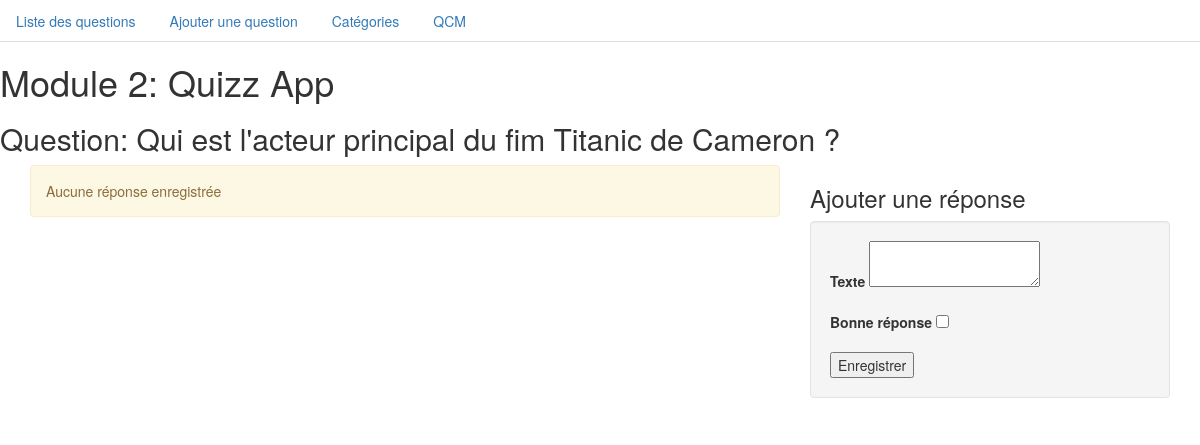
The page /?route=answer/manage&id_question=11 on the database as committed earlier.
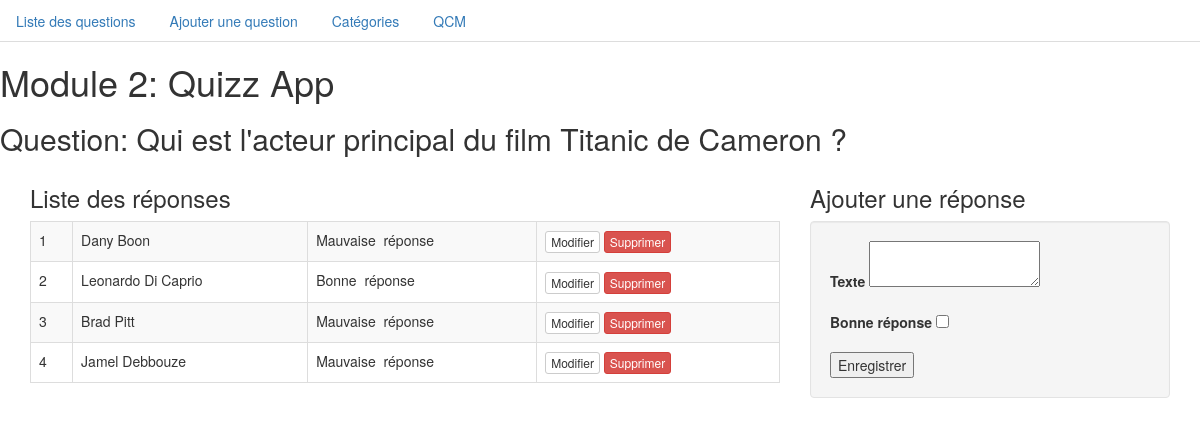
The same page on the database as committed later.
### tables this page shows
CREATE TABLE `question` (
  `id` int(11) NOT NULL,
  `title` varchar(255) NOT NULL,
  `category` int(11) NOT NULL,
  `level` tinyint(4) NOT NULL
);

CREATE TABLE `answer` (
  `id` int(11) NOT NULL,
  `body` text NOT NULL,
  `correct` tinyint(1) NOT NULL,
  `id_question` int(11) NOT NULL
);

### answer/manage.php (the view, shortened to what this page needs)
<?php
if (isset($_GET['id_question'])) {
  $id_question = $_GET['id_question'];
  $query = $db->prepare(
    ' SELECT title
      FROM question
      WHERE id = :id_question
    ');
  $query->execute(array(
    ':id_question' => intval($id_question)
  ));
  $title = $query->fetch(PDO::FETCH_OBJ)->title;
  $query2 = $db->prepare(
    ' SELECT id, body, correct
      FROM answer
      WHERE id_question = :id_question
    ');
  $query2->execute(array(
    ':id_question' => $id_question
  ));
  $answers = $query2->fetchAll(PDO::FETCH_OBJ);
}
?>
<h2>Question: <?=$title ?></h2>
<div class="container">
  <div class="row">
    <div class="col-md-8">
      <?php if(sizeof($answers) == 0): ?>
        <p class="alert alert-warning">Aucune réponse enregistrée</p>
      <?php else: ?>
        <h3>Liste des réponses</h3>
        <table class="table table-bordered table-striped">
          <?php $i = 0;   ?>
          <?php foreach($answers as $answer): ?>
            <tr>
              <td><?=++$i?></td>
              <td><?=$answer->body ?></td>
              <td>
                <?= ($answer->correct == 1) ? 'Bonne' : 'Mauvaise'; ?>
                &nbsp;réponse
              </td>
              <td>
                <?php
                  $urlDel = '?route=answer/delete&id_answer=' . $answer->id;
                  $urlDel .= '&id_question=' . $id_question;
                  $urlEdit = '?route=answer/manage&id_question=' . $id_question;
                  $urlEdit .= '&edit=true&id_answer=' . $answer->id;
                ?>
                <a
                  class="btn btn-default btn-xs"
                  href="<?= $urlEdit ?>">Modifier</a>
                <a
                  class="btn btn-danger btn-xs"
                  href="<?= $urlDel ?>">Supprimer</a>
              </td>
            </tr>
          <?php endforeach ?>
        </table>
      <?php endif ?>
    </div>
    <div class="col-md-4">
      <?php if(!isset($_GET['edit'])) : ?>
      <h3>Ajouter une réponse</h3>
      <form method="POST" class="well">
        <div class="form-group">
          <label for="body">Texte</label>
          <textarea name="body" required></textarea>
        </div>
        <div class="form-group">
          <label for="correct">Bonne réponse</label>
          <input type="checkbox" name="correct"/>
        </div>
        <input type="submit" name="insert" value="Enregistrer">
      </form>
    <?php endif ?>
    </div>
  </div>
</div>

### index.php (shortened to what this page needs)
<?php
include('routes.php');
if (isset($_GET['route'])) {
  $route = $_GET['route'];
}
?>
<!DOCTYPE html>
<html>
  <head>
    <link rel="stylesheet" href="https://maxcdn.bootstrapcdn.com/bootstrap/3.3.7/css/bootstrap.min.css">
  </head>
  <body>
    <header>
      <nav>
        <ul class="nav nav-tabs">
          <li><a href="?route=question/list">Liste des questions</a></li>
          <li><a href="?route=question/add">Ajouter une question</a></li>
          <li><a href="?route=category/manage">Catégories</a></li>
          <li><a href="?route=qcm">QCM</a></li>
        </ul>
      </nav>
    </header>
    <h1>Module 2: Quizz App</h1>
    <?php
    if (isset($route)) include($routes[$route]);
    ?>
  </body>
</html>

Rows that differ between the two databases and show on the page:
changed question: title "Qui est l'acteur principal du fim Titanic de Cameron ?" → "Qui est l'acteur principal du film Titanic de Cameron ?"
added answer: body "Dany Boon", correct "Mauvaise"
added answer: body "Leonardo Di Caprio", correct "Bonne"
added answer: body "Brad Pitt", correct "Mauvaise"
added answer: body "Jamel Debbouze", correct "Mauvaise"
Other text that changed with them:
text no longer shown: "Aucune réponse enregistrée"
text now shown: "Liste des réponses"
